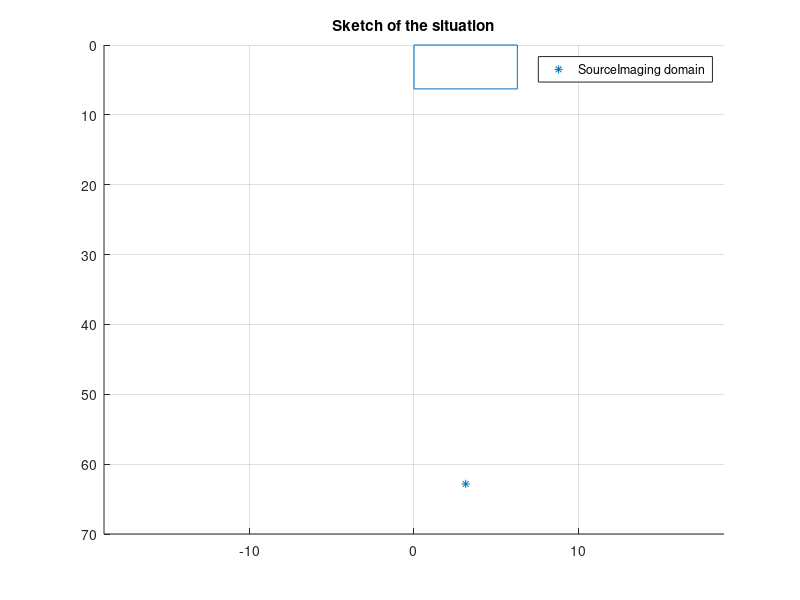

The MATLAB source for this figure: (Note: this script raises an error after producing the figure.)
clear 
%close all
kb = 1; % For simplicity
lambda = 2*pi/kb; %meter
ps = [lambda/2; 10*lambda];


x = 0:lambda/20:lambda;
y = 0:lambda/20:lambda;

figure(1)
clf(1)
hold on
title("Sketch of the situation")
xlim([-3*lambda 3*lambda])
grid on
set(gca, 'YDir','reverse')
scatter(ps(1),ps(2), "*")
line([0 lambda lambda 0 0], [lambda lambda 0 0 lambda])
legend(["Source", "Imaging domain"])
hold off


%% Step 7
[X, Y] = meshgrid(x,y);
N = length(X)*length(X);
kb = 2;
ps = [lambda/2; 10*lambda];
u_inc = (-1j/4)*besselh(0,2,kb*(sqrt((X - ps(1)).^2 + (Y - ps(2)).^2)));



figure(2)
clf(2)
sgtitle(['Incident Wave Field u^{inc} with k_b = ' num2str(kb), ' \rho_s = (' num2str(ps(1)) ',' num2str(ps(2)) ')'])

subplot(1,3,1)
hold on
title('Real Part')
imagesc(real(u_inc))
axis equal tight
set(gca, 'YDir','reverse')
%clim([-0.1 0.1])
colorbar
hold off

subplot(1,3,2)
hold on
title('Imaginary Part')
imagesc(imag(u_inc))
axis equal tight
set(gca, 'YDir','reverse')
%clim([-0.1 0.1])
colorbar
hold off

subplot(1,3,3)
hold on
title('Absolute Value')
imagesc(abs((u_inc)))
axis equal tight
set(gca, 'YDir','reverse')
%clim([-0.1 0.1])
colorbar
hold off


%% Define the object (Diamond) step 8 - 9
omega = 3;
c = 3;
radius = 5;
n = 21;
center = ceil(n/2);
[X_obj, Y_obj] = meshgrid(1:n, 1:n);
obj = (abs(X_obj - center) + abs(Y_obj - center)) <= radius;
obj= obj.*1.5;
% n = 21;
% line_length = 7;
% obj = zeros(n, n);
% center = ceil(n/2);
% half_length = floor(line_length/2);
% % Horizontal
% obj(center, center-half_length:center+half_length) = 1.5;
% % % % Vertical
% % obj = zeros(n, n);
% % obj(center-half_length:center+half_length, center) = 1.5;
% % % Diagonal line at 45 degrees
% % 
% obj = zeros(n , n);
% for i = -half_length:half_length
%     row = center + i;
%     col = center + i;
%     if row >= 1 && row <= n && col >= 1 && col <= n
%         obj(row, col) = 1.5;
%     end
% end

% Convert to double
chi = double(obj);

% k_rho = omega./(c*obj);
% k_rho(isinf(k_rho)) = 0;
% chi = (k_rho/kb).^2 - 1; 

figure(3)
clf(3)
hold on
title(['Object'])
imagesc(chi)
axis equal tight
set(gca, 'YDir','reverse')
colorbar
hold off

%% Define the Receiver domain step 10 - 11
% L = 3*lambda;
Rec_x = [-lambda;   2*lambda];
Rec_y = [1.5*lambda;  1.5*lambda];
% 
% figure(1)
% hold on 
% line(Rec_x, Rec_y)
% axis equal tight
% hold off
%% Intgral formulation
% upperBound = [2; 2];
% lowerBound = [0; 0];
% n_int = 100;
% h = (upperBound(1) - lowerBound(1))/n;
% x = 0;
% % for i = 1:n-1
% %     pos_int_x = lowerBound(1) + i*h;
% %     pos_int_y = lowerBound(2) + i*h;
% %     temp = besselh(0,2,kb*sqrt((X - pos_int_x).^2 + (Y - pos_int_y).^2))*...
% %            besselh(0,2,(kb*sqrt((X - ps(1)).^2+ (Y - ps(2)).^2)*kb^2));
% %     x = x + temp; 
% % end

h = lambda/20;
m = 40;
antenna_cordintes = [];
%u_sc = zeros([m 1]);
antenna_x = linspace(Rec_x(1), Rec_x(2), m);
antenna_y = ones([1 m])*Rec_y(1);
antenna_cordintes = [antenna_x ; antenna_y];
% antenna_y2 = -1*ones([1 m/4])*Rec_y(1);
% antenna_y2 = linspace(-Rec_y(1), -Rec_y(2), m/4);
% antenna_x_left = ones([1 m/4])*Rec_x(1);
% antenna_x_right = ones([1 m/4])*Rec_x(2);
% antenna_y_vertical = linspace(-Rec_y(1) , Rec_y(1), m/4);
% 
% antenna_cordintes = [antenna_cordintes, [antenna_x ; antenna_y2]];
% antenna_cordintes = [antenna_cordintes, [antenna_x_left ; antenna_y_vertical]];
% antenna_cordintes = [antenna_cordintes, [antenna_x_right ; antenna_y_vertical]];
% Calculate distances between x and y
dist_source2image = zeros(n);
dist_image2antenne = cell(m, 1);
for m = 1:length(antenna_cordintes)
    temp = zeros(n);
    for i = 1:length(X)
        for j = 1:length(Y)
            dist_source2image(i,j)  = sqrt((X(1,i) - ps(1))^2 + (Y(j,1) - ps(2))^2) ; 
            temp(i,j) = sqrt((X(1,i) - antenna_cordintes(1,m))^2 + (Y(j,1) - antenna_cordintes(2,m))^2);
        end
    end
    dist_image2antenne{m} = temp;
end
kb = 1;
A = zeros([m N]);
for j = 1:m
    sum = 0;
    %for i = 1:n
    sum = besselh(0,2,kb*dist_image2antenne{j})*besselh(0,2,kb*dist_source2image);
    %end    
%u_sc(j) = (-kb^2)/(16).*sum;
    A(j,:) = vec((-kb^2*(h^2))/(16).*sum)';

end 
amountfreq = 100;
A_new = zeros([m*amountfreq n*n]);
kbs = linspace(1, 10, amountfreq);
index = 1;
for i = 1:amountfreq
    for j = 1:m
            kb = kbs(i);
        sum = besselh(0,2,kb*dist_image2antenne{j})*besselh(0,2,kb*dist_source2image);
        A_new(index,:) = vec((-kb^2*(h^2))/(16).*sum)';
        index = index + 1;
    end
end    
%A = ((-1)/(16))*(h.*u_sc);

figure(4)
imagesc(real(A)) % Check documentation of imagesc for X and Y axis



figure(1)
%clf(6)
hold on
ylabel('Y-axis')
xlabel('X-axis')
%axis equal tight
set(gca, 'YDir','reverse')
scatter(antenna_cordintes(1, 1:m),antenna_cordintes(2,1:m))
%scatter(antenna_cordintes(1, m/2:end), antenna_cordintes(2, m/2:end))
legend(["Source","Imaging Domain","Receivers"], Position=[0.624017860551729,0.830952380952383,0.191071428571429,0.09047619047619])
axis equal tight
hold off
%% Reconstruction
chi_vec = vec(chi);
u_sc = A*chi_vec;
%u_sc = vec(int);
%noise  = (1/sqrt(2))*randn([m 1]) + (1*j/sqrt(2))*randn([m 1]);
SNR_dB = 20; % e.g., 20 dB SNR
signal_power = norm(u_sc)^2 / length(u_sc);
noise_power = signal_power / (10^(SNR_dB/10));
noise_std = sqrt(noise_power);  % Standard deviation for noise
noise = noise_std * complex(randn(m, 1)/sqrt(2), randn(m, 1)/sqrt(2));

u_sc = A*chi_vec;
u_sc_noise = u_sc + noise;
snr(u_sc, noise);

image = pinv(A)*u_sc;
image = reshape(image, [n n]);
error = norm(obj - image,2)^2/N;
figure(5)
clf(5)
hold on
title(['Reconstruction using ', num2str(m), ' receivers'])
colorbar;
%clim([0 0.5])
imagesc(max(real(image),0))
axis equal tight
xlabel("X - pixels")
ylabel("Y - pixels")
set(gca, 'YDir','reverse')
hold off

[~, S, ~] = svd(A);

figure(6)
clf(6)
hold on
title("Singular values of the A matrix")
plot(diag(S))
xlabel('Singular Values')
grid on
set(gca, 'YScale','log')
hold off

[~, S, ~] = svd(A_new);

figure(7)
clf(7)
hold on
title("Singular values of the A_{new} matrix")
plot(diag(S))
xlabel('Number of singular values')
grid on
set(gca, 'YScale','log')
hold off

u_sc_new = A_new*chi_vec;
signal_power_new = norm(u_sc_new)^2 / length(u_sc_new);
noise_power_new = signal_power_new / (10^(SNR_dB/10));
noise_std_new = sqrt(noise_power_new);  % Standard deviation for noise
noise_new = noise_std_new * complex(randn(m*amountfreq, 1)/sqrt(2), randn(m*amountfreq, 1)/sqrt(2));
u_sc_new = A_new*chi_vec;% + noise_new;

image_new = pinv(A_new)*u_sc_new;
image_new = reshape(image_new, [n n]);
error_new = norm(obj - image_new,2)^2/N;
figure(8)
clf(8)
hold on
title(['Reconstruction using ', num2str(m), ' receivers and ', num2str(amountfreq), ' frequencies'])
colorbar;
%clim([0 0.5])
imagesc(max(real(image_new),0))
axis equal tight
xlabel("X - pixels")
ylabel("Y - pixels")
set(gca, 'YDir','reverse')
hold off

%% Error Analisys

u_sc = A*chi_vec;
%u_sc = vec(int);
%noise  = (1/sqrt(2))*randn([m 1]) + (1*j/sqrt(2))*randn([m 1]);
signal_power = norm(u_sc)^2 / length(u_sc);
noise_power = signal_power / (10^(SNR_dB/10));
SNRs = linspace(0 ,250, 100);
error_plot = zeros(length(SNRs), 1);
error_plot_new = zeros(length(SNRs), 1);
for i = 1:length(SNRs)
    % Plotting for unoptimized reconstruction
    u_sc = A*chi_vec;
    SNR_dB = SNRs(i);
    signal_power = norm(u_sc)^2 / length(u_sc);
    noise_power = signal_power / (10^(SNR_dB/10));
    noise_std = sqrt(noise_power);  % Standard deviation for noise
    noise = noise_std * complex(randn(m, 1)/sqrt(2), randn(m, 1)/sqrt(2));
    
    u_sc = A*chi_vec + noise;
    image = pinv(A)*u_sc;
    image = reshape(image, [n n]);
    error_plot(i) = norm(obj - image,2)^2/N;

    % Plotting for optimized reconstruction
    u_sc_new = A_new*chi_vec;
    signal_power_new = norm(u_sc_new)^2 / length(u_sc_new);
    noise_power_new = signal_power_new / (10^(SNR_dB/10));
    noise_std_new = sqrt(noise_power_new);  % Standard deviation for noise
    noise_new = noise_std_new * complex(randn(m*amountfreq, 1)/sqrt(2), randn(m*amountfreq, 1)/sqrt(2));
    
    u_sc_new = A_new*chi_vec + noise_new;

    image_new = pinv(A_new)*u_sc_new;
    image_new = reshape(image_new, [n n]);
    error_plot_new(i) = norm(obj - image_new,2)^2/N;

end

figure(9)
clf(9)
hold on
title("L2-norm error vs different SNRs")
xlabel("SNR [dB]")
ylabel('||obj - image||^2/N')
plot(SNRs,error_plot)
plot(SNRs,error_plot_new)
set(gca, 'YScale','log')
legend('Technique 1', 'Technique 2')
grid on
hold off